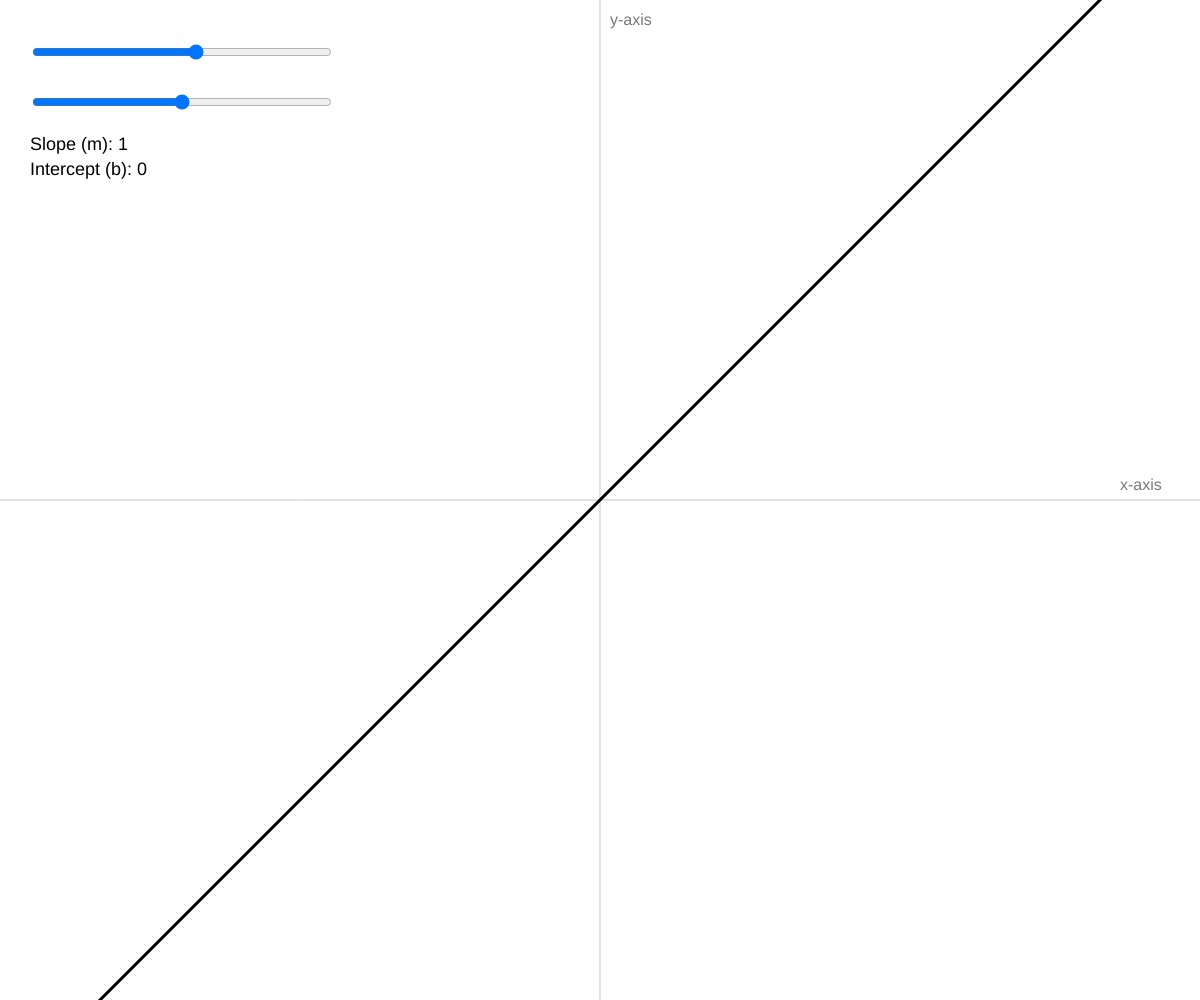
Frame 1 (no input)
Frame 60 (no input): identical to frame 1, image omitted
Frame 120 (the mouse pressed at the canvas centre since frame 60): identical to frame 1, image omitted

The p5.js sketch that drew this single still picture (run headless with seeded random() and noise() and a simulated clock; from frame 60 on, the mouse is pressed at the canvas centre):

// p5.js sketch
// ── sketch.js
let m = 1;
let b = 0;

let sliderM;
let sliderB;

let scale = 20;
let uiLeft = 30;
let uiTop = 30;

function setup() {
  createCanvas(windowWidth, windowHeight);

  sliderM = createSlider(-10, 10, 1, 0.1);
  sliderM.position(uiLeft, uiTop);
  sliderM.style('width', '300px');
  sliderM.style('height', '40px');
  sliderM.style('cursor', 'pointer');
  sliderM.style('background', '#ddd');

  sliderB = createSlider(-20, 20, 0, 0.5);
  sliderB.position(uiLeft, uiTop + 50);
  sliderB.style('width', '300px');
  sliderB.style('height', '40px');
  sliderB.style('cursor', 'pointer');
  sliderB.style('background', '#ddd');

  textFont('Arial');
}

function draw() {
  background(255);

  m = sliderM.value();
  b = sliderB.value();

  // move origin to center
  translate(width / 2, height / 2);

  drawAxes();
  drawLine();

  // back to normal screen coordinates for UI text
  resetMatrix();
  drawUI();
}

function drawAxes() {
  stroke(200);
  strokeWeight(1);

  // x-axis
  line(-width / 2, 0, width / 2, 0);

  // y-axis
  line(0, -height / 2, 0, height / 2);
}

function drawLine() {
  stroke(0);
  strokeWeight(3);

  let x1 = -width / 2;
  let x2 = width / 2;

  // convert screen x pixels to graph x units
  let graphX1 = x1 / scale;
  let graphX2 = x2 / scale;

  // math equation in graph space
  let graphY1 = m * graphX1 + b;
  let graphY2 = m * graphX2 + b;

  // convert graph y units back to screen pixels
  // negative because p5 y goes downward
  let y1 = -graphY1 * scale;
  let y2 = -graphY2 * scale;

  line(x1, y1, x2, y2);
}

function drawUI() {
  noStroke();
  fill(0);
  textSize(18);

  text("Slope (m): " + m, uiLeft, uiTop + 120);
  text("Intercept (b): " + b, uiLeft, uiTop + 145);

  fill(120);
  textSize(16);

  // axis labels in screen space
  text("x-axis", width - 80, height / 2 - 10);
  text("y-axis", width / 2 + 10, 25);
}

function windowResized() {
  resizeCanvas(windowWidth, windowHeight);
}
